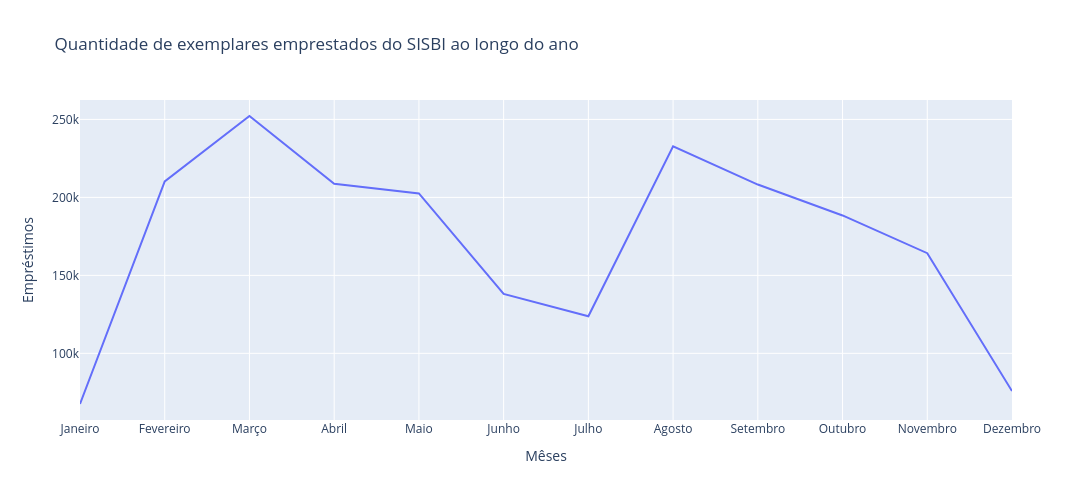

Notebook source saved alongside this figure:
### Code cell
fig.show()
ajusta_layout_grafico(fig)

### Figure 1 — Plotly figure (JSON) as saved in the notebook; plotly's stock layout.template omitted (floating-point values rounded to 4 significant figures)
{"data": [{"hovertemplate": "Mêses=%{x}<br>Empréstimos=%{y}<extra></extra>", "legendgroup": "", "line": {"color": "#636efa", "dash": "solid"}, "marker": {"symbol": "circle"}, "mode": "lines", "name": "", "orientation": "v", "showlegend": false, "type": "scatter", "x": ["Janeiro", "Fevereiro", "Março", "Abril", "Maio", "Junho", "Julho", "Agosto", "Setembro", "Outubro", "Novembro", "Dezembro"], "xaxis": "x", "y": [67514, 210200, 252185, 208725, 202530, 138123, 123790, 232793, 208234, 188410, 164222, 75796], "yaxis": "y"}], "layout": {"height": 500, "legend": {"tracegroupgap": 0}, "title": {"text": "Quantidade de exemplares emprestados do SISBI ao longo do ano"}, "width": 1200, "xaxis": {"anchor": "y", "domain": [0, 1], "title": {"text": "Mêses"}}, "yaxis": {"anchor": "x", "domain": [0, 1], "title": {"text": "Empréstimos"}}}}
